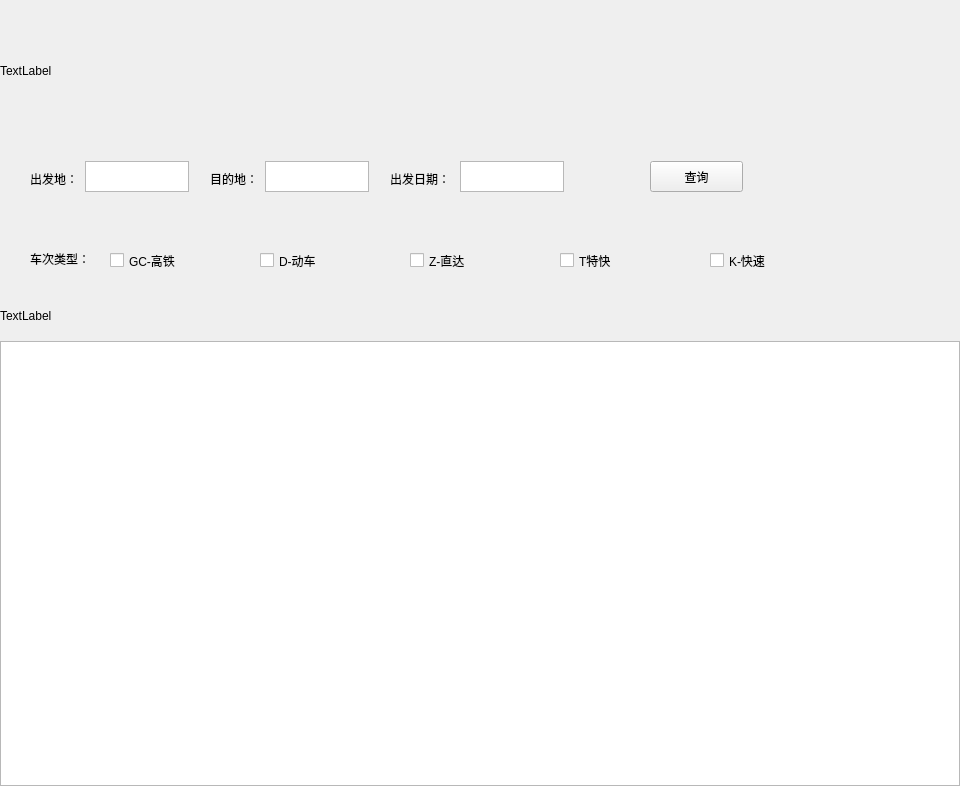
<?xml version="1.0" encoding="UTF-8"?>
<ui version="4.0">
 <class>mainWindow</class>
 <widget class="QMainWindow" name="mainWindow">
  <property name="geometry">
   <rect>
    <x>0</x>
    <y>0</y>
    <width>960</width>
    <height>786</height>
   </rect>
  </property>
  <property name="minimumSize">
   <size>
    <width>960</width>
    <height>786</height>
   </size>
  </property>
  <property name="maximumSize">
   <size>
    <width>960</width>
    <height>786</height>
   </size>
  </property>
  <property name="windowTitle">
   <string>12306爬票</string>
  </property>
  <widget class="QWidget" name="centralWidget">
   <widget class="QLabel" name="label_title_img">
    <property name="geometry">
     <rect>
      <x>0</x>
      <y>0</y>
      <width>960</width>
      <height>141</height>
     </rect>
    </property>
    <property name="text">
     <string>TextLabel</string>
    </property>
   </widget>
   <widget class="QWidget" name="widget_query" native="true">
    <property name="geometry">
     <rect>
      <x>0</x>
      <y>141</y>
      <width>960</width>
      <height>80</height>
     </rect>
    </property>
    <widget class="QLabel" name="label">
     <property name="geometry">
      <rect>
       <x>30</x>
       <y>30</y>
       <width>72</width>
       <height>15</height>
      </rect>
     </property>
     <property name="text">
      <string>出发地：</string>
     </property>
    </widget>
    <widget class="QTextEdit" name="textEdit">
     <property name="geometry">
      <rect>
       <x>85</x>
       <y>20</y>
       <width>104</width>
       <height>31</height>
      </rect>
     </property>
    </widget>
    <widget class="QLabel" name="label_2">
     <property name="geometry">
      <rect>
       <x>210</x>
       <y>30</y>
       <width>72</width>
       <height>15</height>
      </rect>
     </property>
     <property name="text">
      <string>目的地：</string>
     </property>
    </widget>
    <widget class="QLabel" name="label_3">
     <property name="geometry">
      <rect>
       <x>390</x>
       <y>30</y>
       <width>72</width>
       <height>15</height>
      </rect>
     </property>
     <property name="text">
      <string>出发日期：</string>
     </property>
    </widget>
    <widget class="QTextEdit" name="textEdit_2">
     <property name="geometry">
      <rect>
       <x>265</x>
       <y>20</y>
       <width>104</width>
       <height>31</height>
      </rect>
     </property>
    </widget>
    <widget class="QTextEdit" name="textEdit_3">
     <property name="geometry">
      <rect>
       <x>460</x>
       <y>20</y>
       <width>104</width>
       <height>31</height>
      </rect>
     </property>
    </widget>
    <widget class="QPushButton" name="pushButton">
     <property name="geometry">
      <rect>
       <x>650</x>
       <y>20</y>
       <width>93</width>
       <height>31</height>
      </rect>
     </property>
     <property name="text">
      <string>查询</string>
     </property>
    </widget>
   </widget>
   <widget class="QWidget" name="widget_checkBox" native="true">
    <property name="geometry">
     <rect>
      <x>0</x>
      <y>221</y>
      <width>960</width>
      <height>70</height>
     </rect>
    </property>
    <widget class="QCheckBox" name="checkBox_D">
     <property name="geometry">
      <rect>
       <x>110</x>
       <y>30</y>
       <width>91</width>
       <height>19</height>
      </rect>
     </property>
     <property name="text">
      <string>GC-高铁</string>
     </property>
    </widget>
    <widget class="QCheckBox" name="checkBox_G">
     <property name="geometry">
      <rect>
       <x>260</x>
       <y>30</y>
       <width>91</width>
       <height>19</height>
      </rect>
     </property>
     <property name="text">
      <string>D-动车</string>
     </property>
    </widget>
    <widget class="QCheckBox" name="checkBox_K">
     <property name="geometry">
      <rect>
       <x>410</x>
       <y>30</y>
       <width>91</width>
       <height>19</height>
      </rect>
     </property>
     <property name="text">
      <string>Z-直达</string>
     </property>
    </widget>
    <widget class="QCheckBox" name="checkBox_T">
     <property name="geometry">
      <rect>
       <x>560</x>
       <y>30</y>
       <width>91</width>
       <height>19</height>
      </rect>
     </property>
     <property name="text">
      <string>T特快</string>
     </property>
    </widget>
    <widget class="QCheckBox" name="checkBox_Z">
     <property name="geometry">
      <rect>
       <x>710</x>
       <y>30</y>
       <width>91</width>
       <height>19</height>
      </rect>
     </property>
     <property name="text">
      <string>K-快速</string>
     </property>
    </widget>
    <widget class="QLabel" name="label_4">
     <property name="geometry">
      <rect>
       <x>30</x>
       <y>30</y>
       <width>72</width>
       <height>15</height>
      </rect>
     </property>
     <property name="text">
      <string>车次类型：</string>
     </property>
    </widget>
   </widget>
   <widget class="QLabel" name="label_train_img">
    <property name="geometry">
     <rect>
      <x>0</x>
      <y>291</y>
      <width>960</width>
      <height>50</height>
     </rect>
    </property>
    <property name="text">
     <string>TextLabel</string>
    </property>
   </widget>
   <widget class="QTableView" name="tableView">
    <property name="geometry">
     <rect>
      <x>0</x>
      <y>341</y>
      <width>960</width>
      <height>445</height>
     </rect>
    </property>
   </widget>
  </widget>
 </widget>
 <layoutdefault spacing="6" margin="11"/>
 <resources/>
 <connections/>
</ui>
